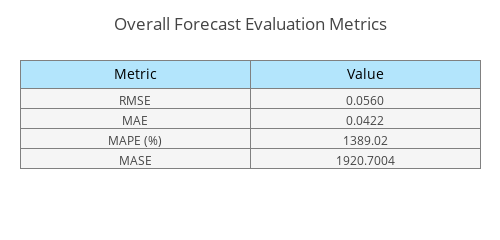
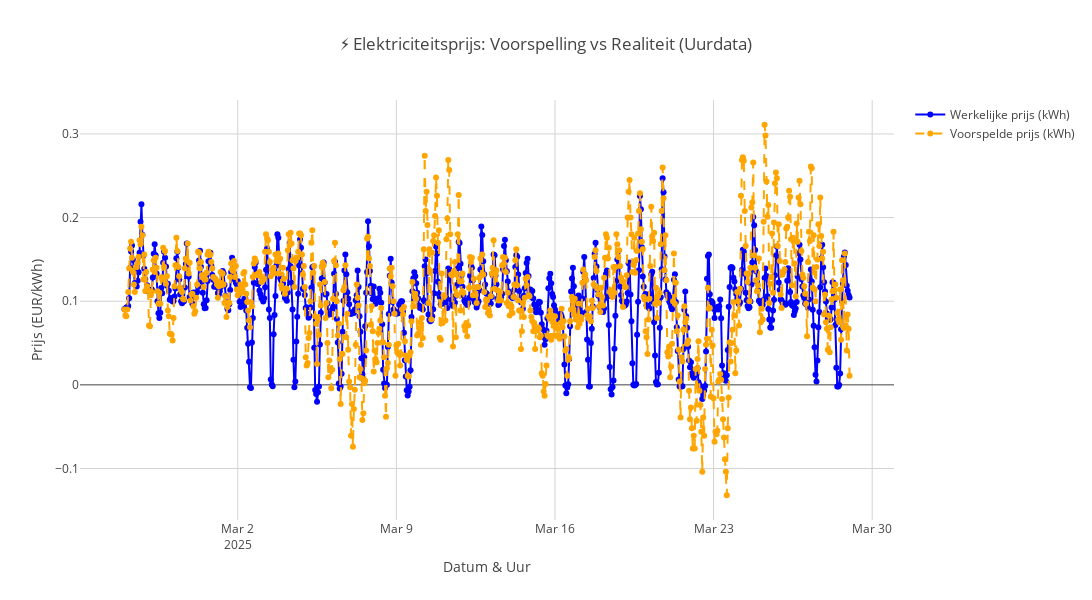
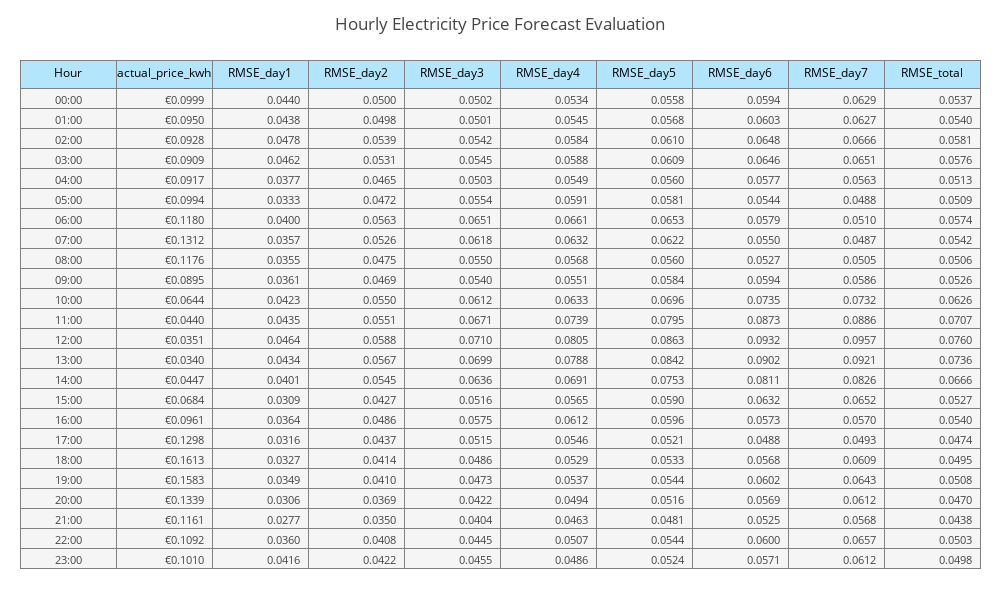
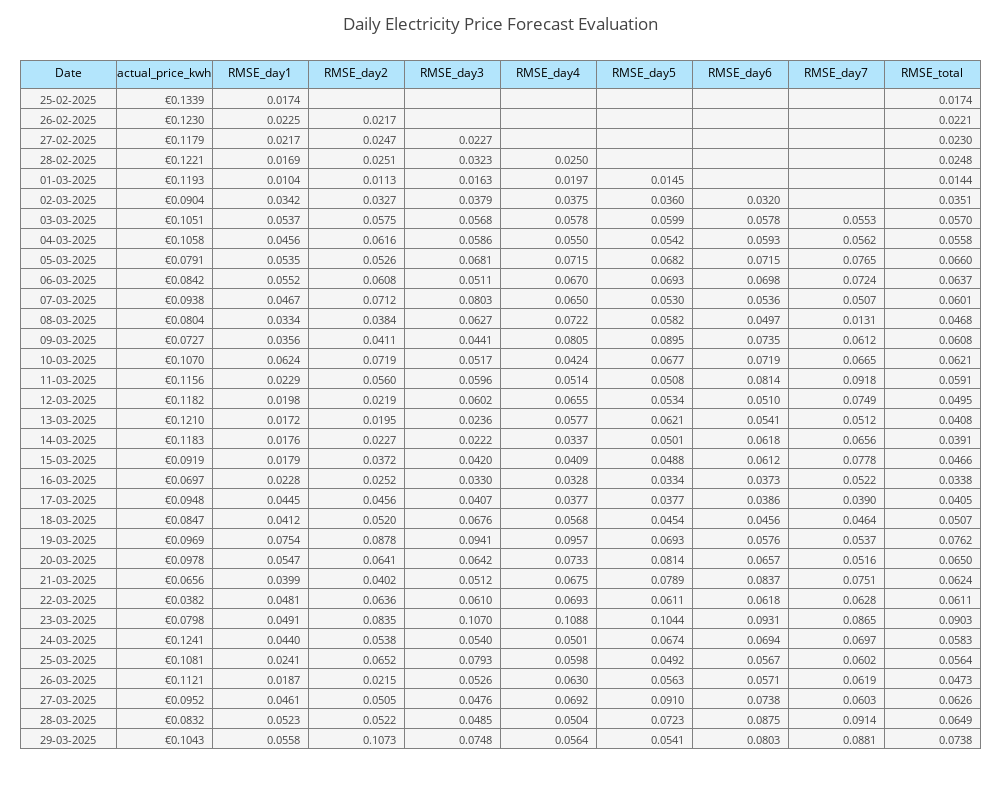

The cell these charts' notebook holds for them, in order:
### Markdown cell above
# Benchmark Forecast Evaluation

This notebook is part of the baseline validation process for hourly and daily electricity price forecasts in the Netherlands.

The **forecast data** originates from [energie.oxygent.nl](https://energie.oxygent.nl), while the **actual day-ahead prices** were obtained from the [ENTSO-E Transparency Platform](https://transparency.entsoe.eu/). Both datasets span the evaluation period from **24 February to 29 March 2025**.

## Objective

The goal of this notebook is to compute and present benchmark error metrics—primarily RMSE—for electricity price forecasts across multiple forecast horizons (1–7 days ahead). This forms a baseline against which more advanced models (e.g. SARIMA, naïve, or deep learning models) will later be compared.

## Structure

### 1. Data Preparation
- Forecast and actual prices are preprocessed and aligned based on hourly resolution.
- Only forecasts with a horizon between 1 and 7 days are retained.

### 2. Metric Evaluation
- Overall error metrics are computed for the entire dataset:  
  **RMSE**, **MAE**, **MAPE**, and **MASE**.

### 3. Aggregation
- Forecast errors are aggregated in two ways:
  - **Hourly Matrix**: Rows = hour of day, Columns = forecast horizon  
  - **Daily Matrix**: Rows = calendar date, Columns = forecast horizon  
- Each matrix includes the actual average price and a total RMSE score.

### 4. Visualization
- Results are displayed as interactive Plotly tables to enable easy inspection and model comparison.

## Notes

- This notebook does **not yet include** SARIMA or naïve forecasts; those will be added in a later phase.
- All transformations and calculations reflect due diligence for benchmarking the baseline model prior to applying more complex methods.

### Code cell
import pandas as pd
import numpy as np
import plotly.graph_objects as go
from plotly.offline import plot
from sklearn.metrics import mean_squared_error, mean_absolute_error
import warnings
warnings.filterwarnings("ignore", category=UserWarning)

# ====================
# 1. Data Inlezen en Voorbereiden
# ====================

# Paden naar de bestanden
forecast_path = "/Users/redouan/Downloads/Price_Preds_Processed_20250407.csv"
actuals_path  = "/Users/redouan/Downloads/GUI_ENERGY_PRICES_202501010000-202601010000.csv"

# Evaluatieperiode
start_date = pd.Timestamp("2025-02-24")
end_date   = pd.Timestamp("2025-03-29")

# --- Forecast Data ---
forecast_df = pd.read_csv(forecast_path)

# AANGEPASTE CONVERSIE: minuten sinds epoch × 100.000 ms
forecast_df["forecast_datetime"] = pd.to_datetime(forecast_df["x"] * 100000, unit='ms', utc=True)
forecast_df["forecast_datetime"] = forecast_df["forecast_datetime"].dt.tz_localize(None)
forecast_df["target_hour"] = forecast_df["forecast_datetime"].dt.floor("H")

# Parse de timestamp kolom
if forecast_df["timestamp"].dtype == object and isinstance(forecast_df["timestamp"].iloc[0], str):
    forecast_df["fetch_dt"] = pd.to_datetime(forecast_df["timestamp"]).dt.tz_localize(None)
else:
    forecast_df["fetch_dt"] = pd.to_datetime(forecast_df["timestamp"] * 100000, unit='ms', utc=True).dt.tz_localize(None)

# Bereken datum en horizon
forecast_df["issuance_date"] = forecast_df["fetch_dt"].dt.normalize()
forecast_df["target_date"] = forecast_df["target_hour"].dt.normalize()
forecast_df["horizon"] = (forecast_df["target_date"] - forecast_df["issuance_date"]).dt.days

# Filter op horizon (1-7 dagen) en evaluatieperiode
forecast_df = forecast_df[(forecast_df["horizon"] >= 1) & (forecast_df["horizon"] <= 7)]
forecast_df = forecast_df[(forecast_df["target_hour"] >= start_date) & 
                         (forecast_df["target_hour"] <= end_date)].copy()

# --- Actuals Data ---
actuals_df = pd.read_csv(actuals_path, encoding="utf-8-sig")
actuals_df["date_anchor"] = actuals_df["MTU (UTC)"].astype(str).str.split(" - ").str[1]

# Converteer naar datetime
actuals_df["actual_datetime"] = pd.to_datetime(
    actuals_df["date_anchor"], format="%d/%m/%Y %H:%M:%S", errors="coerce"
)

# Bereken prijs in EUR/kWh en target_hour
actuals_df["price_kwh"] = actuals_df["Day-ahead Price (EUR/MWh)"] / 1000
actuals_df["target_hour"] = actuals_df["actual_datetime"].dt.floor("H").dt.tz_localize(None)

# Filter op evaluatieperiode
actuals_df = actuals_df[(actuals_df["target_hour"] >= start_date) & 
                        (actuals_df["target_hour"] <= end_date)].copy()

# Merge forecasts en actuals op target_hour
merged = pd.merge(forecast_df, actuals_df, on="target_hour", how="inner")
merged = merged.dropna(subset=["y", "price_kwh"]).copy()
merged = merged.sort_values("target_hour")

# ====================
# 2. Evaluatie: Bereken de Foutmaten
# ====================
# Bereken overall metrics voor de hele dataset
y_true = merged["price_kwh"]
y_pred = merged["y"]

rmse = np.sqrt(mean_squared_error(y_true, y_pred))
mae  = mean_absolute_error(y_true, y_pred)
mape = np.mean(np.abs((y_true - y_pred) / np.where(y_true != 0, y_true, np.nan))) * 100
mase_scale = np.mean(np.abs(y_true.diff().dropna()))
mase = mae / mase_scale if mase_scale != 0 else np.nan

# ====================
# 3. Aggregatie voor Overzichtsmatrices
# ====================

# --- Aggregated Hourly Matrix ---
merged["hour"] = merged["target_hour"].dt.hour

# Groepeer op 'hour' en 'horizon' en bereken de RMSE
rmse_hour_agg = merged.groupby(["hour", "horizon"]).apply(
    lambda g: np.sqrt(np.mean((g["price_kwh"] - g["y"])**2))
)
rmse_hour_df = pd.DataFrame(rmse_hour_agg, columns=["rmse"]).reset_index()

# Pivot: rijen = hour, kolommen = horizon (1..7)
rmse_hour_pivot = rmse_hour_df.pivot(index="hour", columns="horizon", values="rmse")

# Zorg dat alle uren (0-23) aanwezig zijn in de index
missing_hours = set(range(24)) - set(rmse_hour_pivot.index)
for hour in missing_hours:
    rmse_hour_pivot.loc[hour] = np.nan
rmse_hour_pivot = rmse_hour_pivot.sort_index()

# Zorg dat kolommen voor horizon 1 t/m 7 altijd aanwezig zijn
rmse_hour_pivot = rmse_hour_pivot.reindex(columns=range(1, 8))

# Voeg de gemiddelde actuals toe per uur (over de evaluatieperiode)
actuals_by_hour = merged.groupby("hour")["price_kwh"].mean()
rmse_hour_pivot["Actuals"] = actuals_by_hour

# Bereken Total_rmse over de geldige horizonten
horizon_columns = [col for col in range(1, 8) if col in rmse_hour_pivot.columns]
rmse_hour_pivot["Total_rmse"] = rmse_hour_pivot[horizon_columns].mean(axis=1, skipna=True)

# Zet de kolomvolgorde
ordered_cols = ["Actuals"] + list(range(1, 8)) + ["Total_rmse"]
ordered_cols = [col for col in ordered_cols if col in rmse_hour_pivot.columns]
rmse_hour_pivot = rmse_hour_pivot[ordered_cols]

# --- Aggregated Daily Matrix ---
merged["target_date"] = merged["target_hour"].dt.normalize()
rmse_day_agg = merged.groupby(["target_date", "horizon"]).apply(
    lambda g: np.sqrt(np.mean((g["price_kwh"] - g["y"])**2))
)
rmse_day_df = pd.DataFrame(rmse_day_agg, columns=["rmse"]).reset_index()

# Pivot: rijen = target_date, kolommen = horizon
rmse_day_pivot = rmse_day_df.pivot(index="target_date", columns="horizon", values="rmse")
rmse_day_pivot = rmse_day_pivot.reindex(columns=range(1, 8))
rmse_day_pivot = rmse_day_pivot.sort_index()

# Voeg de gemiddelde actuals toe per dag
actuals_by_day = merged.groupby("target_date")["price_kwh"].mean()
rmse_day_pivot["Actuals"] = actuals_by_day

# Bereken Total_rmse, maar alleen voor geldige horizonten
horizon_columns = [col for col in range(1, 8) if col in rmse_day_pivot.columns]
rmse_day_pivot["Total_rmse"] = rmse_day_pivot[horizon_columns].mean(axis=1, skipna=True)

ordered_cols_day = ["Actuals"] + list(range(1, 8)) + ["Total_rmse"]
ordered_cols_day = [col for col in ordered_cols_day if col in rmse_day_pivot.columns]
rmse_day_pivot = rmse_day_pivot[ordered_cols_day]

#%%
# ====================
# 4. Visualisatie
# ====================

# --- 4.1 Overzicht Metrics ---
metrics_fig = go.Figure(data=[go.Table(
    header=dict(
        values=["Metric", "Value"],
        fill_color='#B3E5FC',
        align='center',
        font=dict(size=14, color='black')
    ),
    cells=dict(
        values=[
            ["RMSE", "MAE", "MAPE (%)", "MASE"],
            [f"{rmse:.4f}", f"{mae:.4f}", f"{mape:.2f}", f"{mase:.4f}"]
        ],
        fill_color='#F5F5F5',
        align='center',
        font=dict(size=12)
    ))
])

metrics_fig.update_layout(
    title="Overall Forecast Evaluation Metrics",
    width=500,
    height=200,
    margin=dict(l=20, r=20, t=60, b=20)
)

metrics_fig.show()

# --- 4.2 Plotly Time Series Graph ---
# Maak een subset van de data voor betere visualisatie (gebruik bijvoorbeeld 1 voorspelling per dag)
# Selecteer voor elk target_hour de eerste voorspelling
timeseries_data = merged.drop_duplicates(subset=['target_hour']).sort_values('target_hour')

# Teken lijndiagram van werkelijke vs. voorspelde prijzen
timeseries_fig = go.Figure()

# Trace voor de werkelijke prijzen
timeseries_fig.add_trace(go.Scatter(
    x=timeseries_data["target_hour"],
    y=timeseries_data["price_kwh"],
    mode="lines+markers",
    name="Werkelijke prijs (kWh)",
    line=dict(color="blue")
))

# Trace voor de voorspelde prijzen
timeseries_fig.add_trace(go.Scatter(
    x=timeseries_data["target_hour"],
    y=timeseries_data["y"],
    mode="lines+markers",
    name="Voorspelde prijs (kWh)",
    line=dict(color="orange", dash="dash")
))

# Layout update
timeseries_fig.update_layout(
    title="⚡ Elektriciteitsprijs: Voorspelling vs Realiteit (Uurdata)",
    xaxis_title="Datum & Uur",
    yaxis_title="Prijs (EUR/kWh)",
    paper_bgcolor="white",
    plot_bgcolor="white",
    xaxis=dict(showgrid=True, gridcolor="lightgray"),
    yaxis=dict(showgrid=True, gridcolor="lightgray"),
    width=1200,  # Aangepaste breedte
    height=600
)

timeseries_fig.show()

# --- 4.3 Plotly Tables voor Matrices ---
# Functie om DataFrame voor te bereiden voor Plotly tabel-visualisatie
def prepare_for_plotly_table(df, is_hourly=True):
    plot_df = df.copy()
    
    # Hernoem kolommen volgens vereist format
    column_mapping = {
        "Actuals": "actual_price_kwh",
        "Total_rmse": "RMSE_total"
    }
    
    # Voeg horizon kolommen toe aan mapping
    for i in range(1, 8):
        if i in plot_df.columns:
            column_mapping[i] = f"RMSE_day{i}"
    
    # Hernoem kolommen waar van toepassing
    plot_df = plot_df.rename(columns=column_mapping)
    
    # Zorg voor de juiste kolomvolgorde
    ordered_cols = ["actual_price_kwh"] + [f"RMSE_day{i}" for i in range(1, 8) if f"RMSE_day{i}" in plot_df.columns] + ["RMSE_total"]
    ordered_cols = [col for col in ordered_cols if col in plot_df.columns]
    plot_df = plot_df[ordered_cols]
    
    # Formateer de indextitel
    if is_hourly:
        index_values = [f"{hour:02d}:00" for hour in plot_df.index]
    else:
        index_values = [date.strftime("%d-%m-%Y") for date in plot_df.index]
    
    # Formateer de waarden in het DataFrame
    if "actual_price_kwh" in plot_df.columns:
        plot_df["actual_price_kwh"] = plot_df["actual_price_kwh"].apply(lambda x: f"€{x:.4f}" if pd.notna(x) else "")
    
    # Formateer RMSE kolommen met 4 decimalen
    for col in plot_df.columns:
        if col.startswith("RMSE_"):
            plot_df[col] = plot_df[col].apply(lambda x: f"{x:.4f}" if pd.notna(x) else "")
    
    return plot_df, index_values

# Bereid DataFrames voor op Plotly tabel visualisatie
rmse_hour_plotly, hour_index_values = prepare_for_plotly_table(rmse_hour_pivot, is_hourly=True)
rmse_day_plotly, day_index_values = prepare_for_plotly_table(rmse_day_pivot, is_hourly=False)

# Definieer kleuren
header_color = '#B3E5FC'  # Lichtblauw
cell_color = '#F5F5F5'    # Lichtgrijs

# Creëer plotly table voor Hourly Matrix
hourly_table = go.Figure(data=[go.Table(
    header=dict(
        values=['Hour'] + list(rmse_hour_plotly.columns),
        fill_color=header_color,
        align='center',
        font=dict(size=12, color='black')
    ),
    cells=dict(
        values=[hour_index_values] + [rmse_hour_plotly[col] for col in rmse_hour_plotly.columns],
        fill_color=cell_color,
        align=['center'] + ['right'] * len(rmse_hour_plotly.columns),
        font=dict(size=11)
    )
)])

# Pas layout aan voor Hourly Table
hourly_table.update_layout(
    title="Hourly Electricity Price Forecast Evaluation",
    width=1000,
    height=600,
    margin=dict(l=20, r=20, t=60, b=20)
)

# Toon Hourly Table
hourly_table.show()

# Creëer plotly table voor Daily Matrix
daily_table = go.Figure(data=[go.Table(
    header=dict(
        values=['Date'] + list(rmse_day_plotly.columns),
        fill_color=header_color,
        align='center',
        font=dict(size=12, color='black')
    ),
    cells=dict(
        values=[day_index_values] + [rmse_day_plotly[col] for col in rmse_day_plotly.columns],
        fill_color=cell_color,
        align=['center'] + ['right'] * len(rmse_day_plotly.columns),
        font=dict(size=11)
    )
)])

# Pas layout aan voor Daily Table
daily_table.update_layout(
    title="Daily Electricity Price Forecast Evaluation",
    width=1000,
    height=800,
    margin=dict(l=20, r=20, t=60, b=20)
)

# Toon Daily Table
daily_table.show()

### Figure 1 — Plotly figure (JSON) as saved in the notebook; plotly's stock layout.template omitted (floating-point values rounded to 4 significant figures)
{"data": [{"cells": {"align": "center", "fill": {"color": "#F5F5F5"}, "font": {"size": 12}, "values": [["RMSE", "MAE", "MAPE (%)", "MASE"], ["0.0560", "0.0422", "1389.02", "1920.7004"]]}, "header": {"align": "center", "fill": {"color": "#B3E5FC"}, "font": {"color": "black", "size": 14}, "values": ["Metric", "Value"]}, "type": "table"}], "layout": {"height": 200, "margin": {"b": 20, "l": 20, "r": 20, "t": 60}, "title": {"text": "Overall Forecast Evaluation Metrics"}, "width": 500}}

### Figure 2 — Plotly figure (JSON) as saved in the notebook; plotly's stock layout.template omitted (floating-point values rounded to 4 significant figures; data arrays with more than 128 entries replaced by an {"elided": "..."} marker saying what was removed)
{"data": [{"line": {"color": "blue"}, "mode": "lines+markers", "name": "Werkelijke prijs (kWh)", "type": "scatter", "x": {"elided": "769 str values"}, "y": {"elided": "769 float values"}}, {"line": {"color": "orange", "dash": "dash"}, "mode": "lines+markers", "name": "Voorspelde prijs (kWh)", "type": "scatter", "x": {"elided": "769 str values"}, "y": {"elided": "769 float values"}}], "layout": {"height": 600, "paper_bgcolor": "white", "plot_bgcolor": "white", "title": {"text": "⚡ Elektriciteitsprijs: Voorspelling vs Realiteit (Uurdata)"}, "width": 1200, "xaxis": {"gridcolor": "lightgray", "showgrid": true, "title": {"text": "Datum & Uur"}}, "yaxis": {"gridcolor": "lightgray", "showgrid": true, "title": {"text": "Prijs (EUR/kWh)"}}}}

### Figure 3 — Plotly figure (JSON) as saved in the notebook; plotly's stock layout.template omitted (floating-point values rounded to 4 significant figures; data arrays with more than 128 entries replaced by an {"elided": "..."} marker saying what was removed)
{"data": [{"cells": {"align": ["center", "right", "right", "right", "right", "right", "right", "right", "right", "right"], "fill": {"color": "#F5F5F5"}, "font": {"size": 11}, "values": {"elided": "10x24 str values"}}, "header": {"align": "center", "fill": {"color": "#B3E5FC"}, "font": {"color": "black", "size": 12}, "values": ["Hour", "actual_price_kwh", "RMSE_day1", "RMSE_day2", "RMSE_day3", "RMSE_day4", "RMSE_day5", "RMSE_day6", "RMSE_day7", "RMSE_total"]}, "type": "table"}], "layout": {"height": 600, "margin": {"b": 20, "l": 20, "r": 20, "t": 60}, "title": {"text": "Hourly Electricity Price Forecast Evaluation"}, "width": 1000}}

### Figure 4 — Plotly figure (JSON) as saved in the notebook; plotly's stock layout.template omitted (floating-point values rounded to 4 significant figures; data arrays with more than 128 entries replaced by an {"elided": "..."} marker saying what was removed)
{"data": [{"cells": {"align": ["center", "right", "right", "right", "right", "right", "right", "right", "right", "right"], "fill": {"color": "#F5F5F5"}, "font": {"size": 11}, "values": {"elided": "10x33 str values"}}, "header": {"align": "center", "fill": {"color": "#B3E5FC"}, "font": {"color": "black", "size": 12}, "values": ["Date", "actual_price_kwh", "RMSE_day1", "RMSE_day2", "RMSE_day3", "RMSE_day4", "RMSE_day5", "RMSE_day6", "RMSE_day7", "RMSE_total"]}, "type": "table"}], "layout": {"height": 800, "margin": {"b": 20, "l": 20, "r": 20, "t": 60}, "title": {"text": "Daily Electricity Price Forecast Evaluation"}, "width": 1000}}
